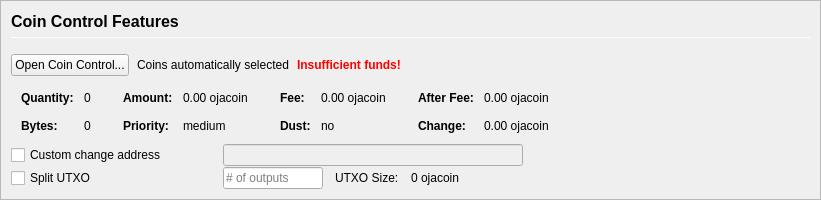
         <widget class="QFrame" name="frameCoinControl">
          <property name="sizePolicy">
           <sizepolicy hsizetype="Expanding" vsizetype="Expanding">
            <horstretch>0</horstretch>
            <verstretch>0</verstretch>
           </sizepolicy>
          </property>
          <property name="maximumSize">
           <size>
            <width>16777215</width>
            <height>16777215</height>
           </size>
          </property>
          <property name="frameShape">
           <enum>QFrame::StyledPanel</enum>
          </property>
          <property name="frameShadow">
           <enum>QFrame::Sunken</enum>
          </property>
          <layout class="QVBoxLayout" name="verticalLayoutCoinControl2">
           <property name="spacing">
            <number>0</number>
           </property>
           <property name="leftMargin">
            <number>0</number>
           </property>
           <property name="topMargin">
            <number>0</number>
           </property>
           <property name="rightMargin">
            <number>0</number>
           </property>
           <property name="bottomMargin">
            <number>0</number>
           </property>
           <item>
            <widget class="QFrame" name="frameCoinControl_BG">
             <layout class="QVBoxLayout" name="verticalLayoutCoinControl" stretch="0,0,0,0,0,0">
              <property name="spacing">
               <number>1</number>
              </property>
              <property name="leftMargin">
               <number>10</number>
              </property>
              <property name="topMargin">
               <number>10</number>
              </property>
              <item>
               <layout class="QHBoxLayout" name="horizontalLayoutCoinControl1">
                <property name="bottomMargin">
                 <number>15</number>
                </property>
                <item>
                 <layout class="QVBoxLayout" name="verticalLayout_3">
                  <property name="spacing">
                   <number>6</number>
                  </property>
                  <item>
                   <widget class="QLabel" name="labelCoinControlFeatures">
                    <property name="sizePolicy">
                     <sizepolicy hsizetype="Preferred" vsizetype="Maximum">
                      <horstretch>0</horstretch>
                      <verstretch>0</verstretch>
                     </sizepolicy>
                    </property>
                    <property name="minimumSize">
                     <size>
                      <width>0</width>
                      <height>20</height>
                     </size>
                    </property>
                    <property name="font">
                     <font>
                      <pointsize>12</pointsize>
                      <weight>75</weight>
                      <bold>true</bold>
                     </font>
                    </property>
                    <property name="styleSheet">
                     <string notr="true">font-weight:bold;</string>
                    </property>
                    <property name="text">
                     <string>Coin Control Features</string>
                    </property>
                   </widget>
                  </item>
                  <item>
                   <widget class="Line" name="line">
                    <property name="minimumSize">
                     <size>
                      <width>0</width>
                      <height>1</height>
                     </size>
                    </property>
                    <property name="maximumSize">
                     <size>
                      <width>16777215</width>
                      <height>1</height>
                     </size>
                    </property>
                    <property name="orientation">
                     <enum>Qt::Horizontal</enum>
                    </property>
                   </widget>
                  </item>
                 </layout>
                </item>
               </layout>
              </item>
              <item>
               <layout class="QHBoxLayout" name="horizontalLayoutCoinControl2" stretch="0,0,0,0">
                <property name="spacing">
                 <number>8</number>
                </property>
                <property name="bottomMargin">
                 <number>10</number>
                </property>
                <item>
                 <widget class="QPushButton" name="pushButtonCoinControl">
                  <property name="styleSheet">
                   <string notr="true"/>
                  </property>
                  <property name="text">
                   <string>Open Coin Control...</string>
                  </property>
                  <property name="autoDefault">
                   <bool>false</bool>
                  </property>
                 </widget>
                </item>
                <item>
                 <widget class="QLabel" name="labelCoinControlAutomaticallySelected">
                  <property name="text">
                   <string>Coins automatically selected</string>
                  </property>
                  <property name="margin">
                   <number>5</number>
                  </property>
                 </widget>
                </item>
                <item>
                 <widget class="QLabel" name="labelCoinControlInsuffFunds">
                  <property name="font">
                   <font>
                    <weight>75</weight>
                    <bold>true</bold>
                   </font>
                  </property>
                  <property name="styleSheet">
                   <string notr="true">color:red;font-weight:bold;</string>
                  </property>
                  <property name="text">
                   <string>Insufficient funds!</string>
                  </property>
                  <property name="margin">
                   <number>5</number>
                  </property>
                 </widget>
                </item>
                <item>
                 <spacer name="horizontalSpacerCoinControl">
                  <property name="orientation">
                   <enum>Qt::Horizontal</enum>
                  </property>
                  <property name="sizeHint" stdset="0">
                   <size>
                    <width>40</width>
                    <height>1</height>
                   </size>
                  </property>
                 </spacer>
                </item>
               </layout>
              </item>
              <item>
               <widget class="QWidget" name="widgetCoinControl" native="true">
                <property name="sizePolicy">
                 <sizepolicy hsizetype="Preferred" vsizetype="Preferred">
                  <horstretch>0</horstretch>
                  <verstretch>0</verstretch>
                 </sizepolicy>
                </property>
                <property name="minimumSize">
                 <size>
                  <width>0</width>
                  <height>0</height>
                 </size>
                </property>
                <property name="styleSheet">
                 <string notr="true"/>
                </property>
                <layout class="QHBoxLayout" name="horizontalLayoutCoinControl5">
                 <property name="leftMargin">
                  <number>0</number>
                 </property>
                 <property name="topMargin">
                  <number>0</number>
                 </property>
                 <property name="rightMargin">
                  <number>0</number>
                 </property>
                 <property name="bottomMargin">
                  <number>0</number>
                 </property>
                 <item>
                  <layout class="QHBoxLayout" name="horizontalLayoutCoinControl3" stretch="0,0,0,1">
                   <property name="spacing">
                    <number>20</number>
                   </property>
                   <property name="topMargin">
                    <number>0</number>
                   </property>
                   <property name="bottomMargin">
                    <number>10</number>
                   </property>
                   <item>
                    <layout class="QFormLayout" name="formLayoutCoinControl1">
                     <property name="horizontalSpacing">
                      <number>10</number>
                     </property>
                     <property name="verticalSpacing">
                      <number>14</number>
                     </property>
                     <property name="leftMargin">
                      <number>10</number>
                     </property>
                     <property name="topMargin">
                      <number>4</number>
                     </property>
                     <property name="rightMargin">
                      <number>6</number>
                     </property>
                     <item row="0" column="0">
                      <widget class="QLabel" name="labelCoinControlQuantityText">
                       <property name="font">
                        <font>
                         <weight>75</weight>
                         <bold>true</bold>
                        </font>
                       </property>
                       <property name="text">
                        <string>Quantity:</string>
                       </property>
                       <property name="margin">
                        <number>0</number>
                       </property>
                      </widget>
                     </item>
                     <item row="0" column="1">
                      <widget class="QLabel" name="labelCoinControlQuantity">
                       <property name="cursor">
                        <cursorShape>IBeamCursor</cursorShape>
                       </property>
                       <property name="contextMenuPolicy">
                        <enum>Qt::ActionsContextMenu</enum>
                       </property>
                       <property name="text">
                        <string notr="true">0</string>
                       </property>
                       <property name="margin">
                        <number>0</number>
                       </property>
                       <property name="textInteractionFlags">
                        <set>Qt::LinksAccessibleByMouse|Qt::TextSelectableByKeyboard|Qt::TextSelectableByMouse</set>
                       </property>
                      </widget>
                     </item>
                     <item row="1" column="0">
                      <widget class="QLabel" name="labelCoinControlBytesText">
                       <property name="font">
                        <font>
                         <weight>75</weight>
                         <bold>true</bold>
                        </font>
                       </property>
                       <property name="text">
                        <string>Bytes:</string>
                       </property>
                      </widget>
                     </item>
                     <item row="1" column="1">
                      <widget class="QLabel" name="labelCoinControlBytes">
                       <property name="cursor">
                        <cursorShape>IBeamCursor</cursorShape>
                       </property>
                       <property name="contextMenuPolicy">
                        <enum>Qt::ActionsContextMenu</enum>
                       </property>
                       <property name="text">
                        <string notr="true">0</string>
                       </property>
                       <property name="textInteractionFlags">
                        <set>Qt::LinksAccessibleByMouse|Qt::TextSelectableByKeyboard|Qt::TextSelectableByMouse</set>
                       </property>
                      </widget>
                     </item>
                    </layout>
                   </item>
                   <item>
                    <layout class="QFormLayout" name="formLayoutCoinControl2">
                     <property name="horizontalSpacing">
                      <number>10</number>
                     </property>
                     <property name="verticalSpacing">
                      <number>14</number>
                     </property>
                     <property name="leftMargin">
                      <number>6</number>
                     </property>
                     <property name="topMargin">
                      <number>4</number>
                     </property>
                     <property name="rightMargin">
                      <number>6</number>
                     </property>
                     <item row="0" column="0">
                      <widget class="QLabel" name="labelCoinControlAmountText">
                       <property name="font">
                        <font>
                         <weight>75</weight>
                         <bold>true</bold>
                        </font>
                       </property>
                       <property name="text">
                        <string>Amount:</string>
                       </property>
                       <property name="margin">
                        <number>0</number>
                       </property>
                      </widget>
                     </item>
                     <item row="0" column="1">
                      <widget class="QLabel" name="labelCoinControlAmount">
                       <property name="cursor">
                        <cursorShape>IBeamCursor</cursorShape>
                       </property>
                       <property name="contextMenuPolicy">
                        <enum>Qt::ActionsContextMenu</enum>
                       </property>
                       <property name="text">
                        <string notr="true">0.00 ojacoin</string>
                       </property>
                       <property name="textInteractionFlags">
                        <set>Qt::LinksAccessibleByMouse|Qt::TextSelectableByKeyboard|Qt::TextSelectableByMouse</set>
                       </property>
                      </widget>
                     </item>
                     <item row="1" column="0">
                      <widget class="QLabel" name="labelCoinControlPriorityText">
                       <property name="font">
                        <font>
                         <weight>75</weight>
                         <bold>true</bold>
                        </font>
                       </property>
                       <property name="text">
                        <string>Priority:</string>
                       </property>
                      </widget>
                     </item>
                     <item row="1" column="1">
                      <widget class="QLabel" name="labelCoinControlPriority">
                       <property name="cursor">
                        <cursorShape>IBeamCursor</cursorShape>
                       </property>
                       <property name="contextMenuPolicy">
                        <enum>Qt::ActionsContextMenu</enum>
                       </property>
                       <property name="text">
                        <string>medium</string>
                       </property>
                       <property name="textInteractionFlags">
                        <set>Qt::LinksAccessibleByMouse|Qt::TextSelectableByKeyboard|Qt::TextSelectableByMouse</set>
                       </property>
                      </widget>
                     </item>
                    </layout>
                   </item>
                   <item>
                    <layout class="QFormLayout" name="formLayoutCoinControl3">
                     <property name="horizontalSpacing">
                      <number>10</number>
                     </property>
                     <property name="verticalSpacing">
                      <number>14</number>
                     </property>
                     <property name="leftMargin">
                      <number>6</number>
                     </property>
                     <property name="topMargin">
                      <number>4</number>
                     </property>
                     <property name="rightMargin">
                      <number>6</number>
                     </property>
                     <item row="0" column="0">
                      <widget class="QLabel" name="labelCoinControlFeeText">
                       <property name="font">
                        <font>
                         <weight>75</weight>
                         <bold>true</bold>
                        </font>
                       </property>
                       <property name="text">
                        <string>Fee:</string>
                       </property>
                       <property name="margin">
                        <number>0</number>
                       </property>
                      </widget>
                     </item>
                     <item row="0" column="1">
                      <widget class="QLabel" name="labelCoinControlFee">
                       <property name="cursor">
                        <cursorShape>IBeamCursor</cursorShape>
                       </property>
                       <property name="contextMenuPolicy">
                        <enum>Qt::ActionsContextMenu</enum>
                       </property>
                       <property name="text">
                        <string notr="true">0.00 ojacoin</string>
                       </property>
                       <property name="textInteractionFlags">
                        <set>Qt::LinksAccessibleByMouse|Qt::TextSelectableByKeyboard|Qt::TextSelectableByMouse</set>
                       </property>
                      </widget>
                     </item>
                     <item row="1" column="0">
                      <widget class="QLabel" name="labelCoinControlLowOutputText">
                       <property name="font">
                        <font>
                         <weight>75</weight>
                         <bold>true</bold>
                        </font>
                       </property>
                       <property name="text">
                        <string>Dust:</string>
                       </property>
                      </widget>
                     </item>
                     <item row="1" column="1">
                      <widget class="QLabel" name="labelCoinControlLowOutput">
                       <property name="cursor">
                        <cursorShape>IBeamCursor</cursorShape>
                       </property>
                       <property name="contextMenuPolicy">
                        <enum>Qt::ActionsContextMenu</enum>
                       </property>
                       <property name="text">
                        <string>no</string>
                       </property>
                       <property name="textInteractionFlags">
                        <set>Qt::LinksAccessibleByMouse|Qt::TextSelectableByKeyboard|Qt::TextSelectableByMouse</set>
                       </property>
                      </widget>
                     </item>
                    </layout>
                   </item>
                   <item>
                    <layout class="QFormLayout" name="formLayoutCoinControl4">
                     <property name="horizontalSpacing">
                      <number>10</number>
                     </property>
                     <property name="verticalSpacing">
                      <number>14</number>
                     </property>
                     <property name="leftMargin">
                      <number>6</number>
                     </property>
                     <property name="topMargin">
                      <number>4</number>
                     </property>
                     <property name="rightMargin">
                      <number>6</number>
                     </property>
                     <item row="0" column="0">
                      <widget class="QLabel" name="labelCoinControlAfterFeeText">
                       <property name="font">
                        <font>
                         <weight>75</weight>
                         <bold>true</bold>
                        </font>
                       </property>
                       <property name="text">
                        <string>After Fee:</string>
                       </property>
                       <property name="margin">
                        <number>0</number>
                       </property>
                      </widget>
                     </item>
                     <item row="0" column="1">
                      <widget class="QLabel" name="labelCoinControlAfterFee">
                       <property name="cursor">
                        <cursorShape>IBeamCursor</cursorShape>
                       </property>
                       <property name="contextMenuPolicy">
                        <enum>Qt::ActionsContextMenu</enum>
                       </property>
                       <property name="text">
                        <string notr="true">0.00 ojacoin</string>
                       </property>
                       <property name="textInteractionFlags">
                        <set>Qt::LinksAccessibleByMouse|Qt::TextSelectableByKeyboard|Qt::TextSelectableByMouse</set>
                       </property>
                      </widget>
                     </item>
                     <item row="1" column="0">
                      <widget class="QLabel" name="labelCoinControlChangeText">
                       <property name="font">
                        <font>
                         <weight>75</weight>
                         <bold>true</bold>
                        </font>
                       </property>
                       <property name="text">
                        <string>Change:</string>
                       </property>
                      </widget>
                     </item>
                     <item row="1" column="1">
                      <widget class="QLabel" name="labelCoinControlChange">
                       <property name="cursor">
                        <cursorShape>IBeamCursor</cursorShape>
                       </property>
                       <property name="contextMenuPolicy">
                        <enum>Qt::ActionsContextMenu</enum>
                       </property>
                       <property name="text">
                        <string notr="true">0.00 ojacoin</string>
                       </property>
                       <property name="textInteractionFlags">
                        <set>Qt::LinksAccessibleByMouse|Qt::TextSelectableByKeyboard|Qt::TextSelectableByMouse</set>
                       </property>
                      </widget>
                     </item>
                    </layout>
                   </item>
                  </layout>
                 </item>
                </layout>
               </widget>
              </item>
              <item>
               <layout class="QHBoxLayout" name="horizontalLayoutCoinControl4">
                <property name="spacing">
                 <number>12</number>
                </property>
                <property name="sizeConstraint">
                 <enum>QLayout::SetDefaultConstraint</enum>
                </property>
                <property name="topMargin">
                 <number>0</number>
                </property>
                <property name="rightMargin">
                 <number>0</number>
                </property>
                <item>
                 <widget class="QCheckBox" name="checkBoxCoinControlChange">
                  <property name="sizePolicy">
                   <sizepolicy hsizetype="Preferred" vsizetype="Preferred">
                    <horstretch>0</horstretch>
                    <verstretch>0</verstretch>
                   </sizepolicy>
                  </property>
                  <property name="minimumSize">
                   <size>
                    <width>200</width>
                    <height>0</height>
                   </size>
                  </property>
                  <property name="maximumSize">
                   <size>
                    <width>200</width>
                    <height>16777215</height>
                   </size>
                  </property>
                  <property name="toolTip">
                   <string>If this is activated, but the change address is empty or invalid, change will be sent to a newly generated address.</string>
                  </property>
                  <property name="text">
                   <string>Custom change address</string>
                  </property>
                 </widget>
                </item>
                <item>
                 <widget class="QValidatedLineEdit" name="lineEditCoinControlChange">
                  <property name="enabled">
                   <bool>false</bool>
                  </property>
                  <property name="sizePolicy">
                   <sizepolicy hsizetype="Preferred" vsizetype="Preferred">
                    <horstretch>0</horstretch>
                    <verstretch>0</verstretch>
                   </sizepolicy>
                  </property>
                  <property name="minimumSize">
                   <size>
                    <width>300</width>
                    <height>0</height>
                   </size>
                  </property>
                 </widget>
                </item>
                <item>
                 <widget class="QLabel" name="labelCoinControlChangeLabel">
                  <property name="sizePolicy">
                   <sizepolicy hsizetype="Preferred" vsizetype="Preferred">
                    <horstretch>0</horstretch>
                    <verstretch>0</verstretch>
                   </sizepolicy>
                  </property>
                  <property name="minimumSize">
                   <size>
                    <width>100</width>
                    <height>0</height>
                   </size>
                  </property>
                  <property name="text">
                   <string/>
                  </property>
                  <property name="margin">
                   <number>3</number>
                  </property>
                 </widget>
                </item>
               </layout>
              </item>
              <item>
               <layout class="QHBoxLayout" name="horizontalLayoutCoinControl6">
                <property name="spacing">
                 <number>12</number>
                </property>
                <property name="rightMargin">
                 <number>0</number>
                </property>
                <item>
                 <widget class="QCheckBox" name="splitBlockCheckBox">
                  <property name="sizePolicy">
                   <sizepolicy hsizetype="Preferred" vsizetype="Preferred">
                    <horstretch>0</horstretch>
                    <verstretch>0</verstretch>
                   </sizepolicy>
                  </property>
                  <property name="minimumSize">
                   <size>
                    <width>200</width>
                    <height>0</height>
                   </size>
                  </property>
                  <property name="maximumSize">
                   <size>
                    <width>200</width>
                    <height>16777215</height>
                   </size>
                  </property>
                  <property name="text">
                   <string>Split UTXO</string>
                  </property>
                 </widget>
                </item>
                <item>
                 <widget class="QLineEdit" name="splitBlockLineEdit">
                  <property name="sizePolicy">
                   <sizepolicy hsizetype="Preferred" vsizetype="Preferred">
                    <horstretch>50</horstretch>
                    <verstretch>0</verstretch>
                   </sizepolicy>
                  </property>
                  <property name="minimumSize">
                   <size>
                    <width>100</width>
                    <height>0</height>
                   </size>
                  </property>
                  <property name="maximumSize">
                   <size>
                    <width>100</width>
                    <height>16777215</height>
                   </size>
                  </property>
                  <property name="placeholderText">
                   <string># of outputs</string>
                  </property>
                 </widget>
                </item>
                <item>
                 <widget class="QLabel" name="labelBlockSizeText">
                  <property name="text">
                   <string>UTXO Size:</string>
                  </property>
                 </widget>
                </item>
                <item>
                 <widget class="QLabel" name="labelBlockSize">
                  <property name="text">
                   <string>0 ojacoin</string>
                  </property>
                 </widget>
                </item>
                <item>
                 <spacer name="horizontalSpacer_7">
                  <property name="orientation">
                   <enum>Qt::Horizontal</enum>
                  </property>
                  <property name="sizeHint" stdset="0">
                   <size>
                    <width>40</width>
                    <height>20</height>
                   </size>
                  </property>
                 </spacer>
                </item>
               </layout>
              </item>
              <item>
               <spacer name="verticalSpacerCoinControl">
                <property name="orientation">
                 <enum>Qt::Vertical</enum>
                </property>
                <property name="sizeHint" stdset="0">
                 <size>
                  <width>800</width>
                  <height>1</height>
                 </size>
                </property>
               </spacer>
              </item>
             </layout>
            </widget>
           </item>
          </layout>
         </widget>
